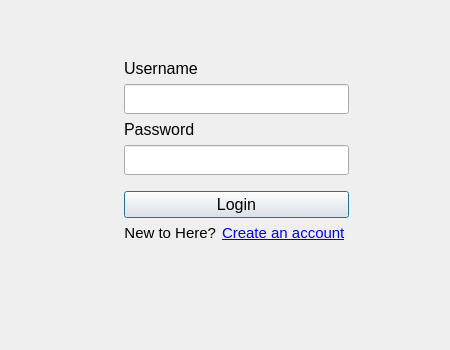
<?xml version="1.0" encoding="UTF-8"?>
<ui version="4.0">
 <class>Login</class>
 <widget class="QWidget" name="Login">
  <property name="geometry">
   <rect>
    <x>0</x>
    <y>0</y>
    <width>450</width>
    <height>350</height>
   </rect>
  </property>
  <property name="windowTitle">
   <string>Login</string>
  </property>
  <layout class="QHBoxLayout" name="horizontalLayout" stretch="5,0,4">
   <item>
    <spacer name="horizontalSpacer">
     <property name="orientation">
      <enum>Qt::Horizontal</enum>
     </property>
     <property name="sizeHint" stdset="0">
      <size>
       <width>68</width>
       <height>20</height>
      </size>
     </property>
    </spacer>
   </item>
   <item>
    <layout class="QVBoxLayout" name="verticalLayout" stretch="1,0,0,0,0,0,0,0,2">
     <property name="spacing">
      <number>6</number>
     </property>
     <item>
      <spacer name="verticalSpacer">
       <property name="orientation">
        <enum>Qt::Vertical</enum>
       </property>
       <property name="sizeHint" stdset="0">
        <size>
         <width>20</width>
         <height>40</height>
        </size>
       </property>
      </spacer>
     </item>
     <item>
      <widget class="QLabel" name="Username_label">
       <property name="font">
        <font>
         <family>Arial</family>
         <pointsize>12</pointsize>
        </font>
       </property>
       <property name="text">
        <string>Username</string>
       </property>
       <property name="alignment">
        <set>Qt::AlignLeading|Qt::AlignLeft|Qt::AlignVCenter</set>
       </property>
      </widget>
     </item>
     <item>
      <widget class="QLineEdit" name="Username_lineEdit">
       <property name="minimumSize">
        <size>
         <width>0</width>
         <height>30</height>
        </size>
       </property>
      </widget>
     </item>
     <item>
      <widget class="QLabel" name="Password_label">
       <property name="font">
        <font>
         <family>Arial</family>
         <pointsize>12</pointsize>
        </font>
       </property>
       <property name="text">
        <string>Password</string>
       </property>
       <property name="alignment">
        <set>Qt::AlignLeading|Qt::AlignLeft|Qt::AlignVCenter</set>
       </property>
      </widget>
     </item>
     <item>
      <widget class="QLineEdit" name="Password_lineEdit">
       <property name="minimumSize">
        <size>
         <width>0</width>
         <height>30</height>
        </size>
       </property>
       <property name="echoMode">
        <enum>QLineEdit::Password</enum>
       </property>
      </widget>
     </item>
     <item>
      <spacer name="verticalSpacer_3">
       <property name="orientation">
        <enum>Qt::Vertical</enum>
       </property>
       <property name="sizeHint" stdset="0">
        <size>
         <width>20</width>
         <height>10</height>
        </size>
       </property>
      </spacer>
     </item>
     <item>
      <widget class="QPushButton" name="Login_button">
       <property name="font">
        <font>
         <family>Arial</family>
         <pointsize>12</pointsize>
        </font>
       </property>
       <property name="text">
        <string>Login</string>
       </property>
       <property name="default">
        <bool>true</bool>
       </property>
      </widget>
     </item>
     <item>
      <layout class="QHBoxLayout" name="horizontalLayout_3">
       <item>
        <widget class="QLabel" name="New_to_here_label">
         <property name="font">
          <font>
           <family>Arial</family>
           <pointsize>11</pointsize>
          </font>
         </property>
         <property name="text">
          <string>New to Here?</string>
         </property>
         <property name="alignment">
          <set>Qt::AlignRight|Qt::AlignTrailing|Qt::AlignVCenter</set>
         </property>
        </widget>
       </item>
       <item>
        <widget class="QLabel" name="Register_label">
         <property name="font">
          <font>
           <family>Arial</family>
           <pointsize>11</pointsize>
          </font>
         </property>
         <property name="text">
          <string>&lt;a href=&quot;register&quot;&gt;Create an account&lt;/a&gt;
</string>
         </property>
         <property name="alignment">
          <set>Qt::AlignLeading|Qt::AlignLeft|Qt::AlignVCenter</set>
         </property>
        </widget>
       </item>
      </layout>
     </item>
     <item>
      <spacer name="verticalSpacer_2">
       <property name="orientation">
        <enum>Qt::Vertical</enum>
       </property>
       <property name="sizeHint" stdset="0">
        <size>
         <width>20</width>
         <height>40</height>
        </size>
       </property>
      </spacer>
     </item>
    </layout>
   </item>
   <item>
    <spacer name="horizontalSpacer_2">
     <property name="orientation">
      <enum>Qt::Horizontal</enum>
     </property>
     <property name="sizeHint" stdset="0">
      <size>
       <width>42</width>
       <height>20</height>
      </size>
     </property>
    </spacer>
   </item>
  </layout>
 </widget>
 <resources/>
 <connections/>
</ui>
